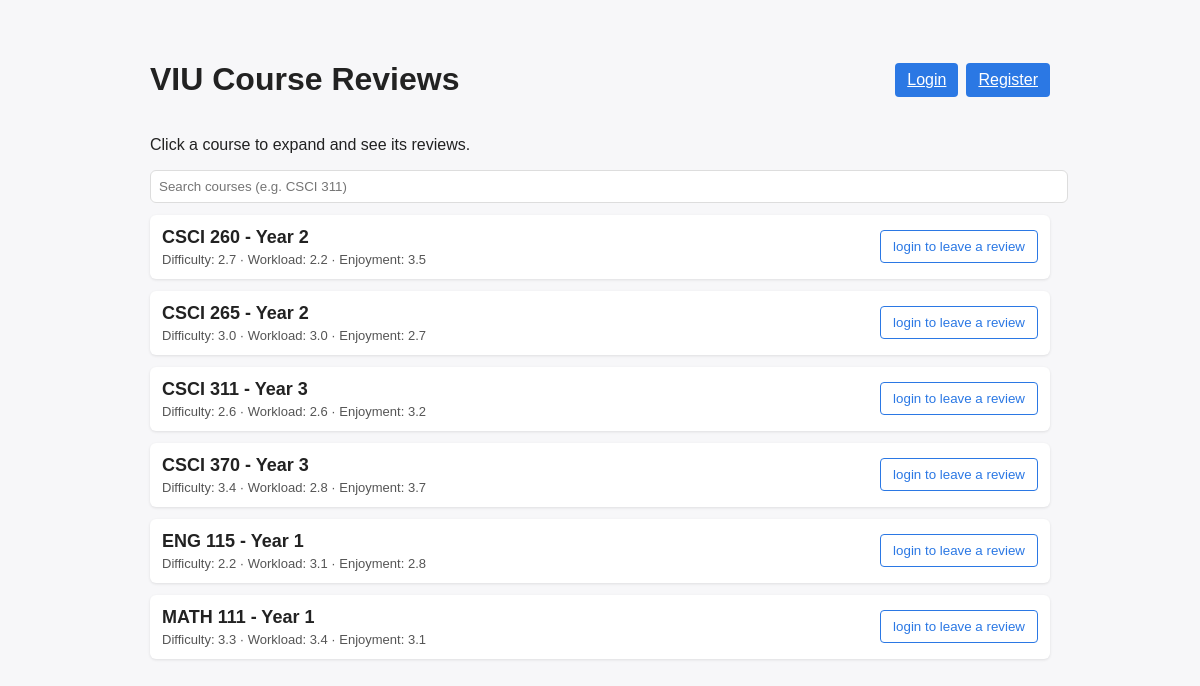
The page / on the database its author committed.
### app.py (models this page shows)
class CourseModel(db.Model):
    id = db.Column(db.Integer, primary_key=True)  # course number e.g. 311
    program = db.Column(db.String(32), nullable=False)  # e.g. CSCI
    courseYear = db.Column(db.Integer, nullable=False)
    reviews = db.relationship('ReviewModel', backref='course', cascade='all, delete-orphan', lazy=True)
    def average_ratings(self):
        if not self.reviews:
            return {'difficulty': None, 'workLoad': None, 'enjoyment': None}
        count = len(self.reviews)
        avg_d = sum(r.difficulty for r in self.reviews) / count
        avg_w = sum(r.workLoad for r in self.reviews) / count
        avg_e = sum(r.enjoyment for r in self.reviews) / count
        return {
            'difficulty': round(avg_d, 1),
            'workLoad': round(avg_w, 1),
            'enjoyment': round(avg_e, 1)
        }

### app.py (the view)
@app.route('/')
def home():
    courses = get_courses()
    return render_template('home.html', courses=courses)

### app.py (called while the page is built)
def get_courses():
    courses = {}
    for c in CourseModel.query.order_by(CourseModel.program, CourseModel.id).all():
        courses[c.id] = c
    return courses

### templates/home.html (shortened to what this page needs)
<!DOCTYPE html>
<html>
<head>
</head>
<body>
    <div class="container">
        <div class="header">
            <h1>VIU Course Reviews</h1>
            <div style="display: flex; gap: 8px; align-items: center;">
                {% if current_user.is_authenticated %}
                <form action="{{ url_for('genReviews') }}" method="POST">
                    <button class="btn" type="submit">Generate Reviews</button>
                </form>
                <form action="{{ url_for('delReviews') }}" method="POST">
                    <button class="btn" type="submit">Delete Reviews</button>
                </form>
                <span style="color: #666; font-size: 14px;">Logged in as: {{ current_user.username }}</span>
                <button class="btn" onclick="location.href='/createReview'">Leave a Review</button>
                <a class="btn" href="/logout">Logout</a>
                {% else %}
                <a class="btn" href="/login">Login</a>
                <a class="btn" href="/register">Register</a>
                {% endif %}
            </div>
        </div>
        <p>Click a course to expand and see its reviews.</p>
        <div style="margin: 12px 0;">
            <input id="course-search" placeholder="Search courses (e.g. CSCI 311)"
                   style="width: 100%; padding: 8px; border-radius: 6px; border: 1px solid #ddd;" />
        </div>
        {% for num, c in courses.items() %}
        <div class="card" data-search="{{ c.program }} {{ c.id }}">
            <details>
                <summary>
                    <div class="course-row">
                        <div>
                            <div class="course-title">{{ c.program }} {{ c.id }} - Year {{ c.courseYear }}</div>
                            <div style="font-size: 13px; color: #555; margin-top: 4px;">
                                {% set avg = c.average_ratings() %}
                                {% if avg.difficulty is not none %}
                                Difficulty: {{ avg.difficulty }} · Workload: {{ avg.workLoad }} · Enjoyment: {{ avg.enjoyment }}
                                {% else %}
                                No ratings yet
                                {% endif %}
                            </div>
                        </div>
                        {% if current_user.is_authenticated %}
                        <button class="btn outline" onclick="location.href='/createReview?course={{ c.id }}'; event.stopPropagation();">
                            Add Review
                        </button>
                        {% else %}
                        <button class="btn outline" onclick="location.href='/login'; event.stopPropagation();">
                            login to leave a review
                        </button>
                        {% endif %}
                    </div>
                </summary>
            </details>
        </div>
        {% endfor %}
    </div>
</body>
</html>

### templates/home.html (style rules this page uses)
body { font-family: Arial, sans-serif; background: #f7f7f9; color: #222; }
.container { max-width: 900px; margin: 24px auto; padding: 16px; }
.header { display: flex; justify-content: space-between; align-items: center; }
.card { background: white; border-radius: 6px; box-shadow: 0 1px 3px rgba(0,0,0,0.1); margin: 12px 0; padding: 12px; }
.course-row { display: flex; justify-content: space-between; align-items: center; }
.course-title { font-size: 18px; font-weight: 600; }
.btn { background: #2b78e4; color: white; border: none; padding: 8px 12px; border-radius: 4px; cursor: pointer; }
.btn.outline { background: white; color: #2b78e4; border: 1px solid #2b78e4; }
details summary { cursor: pointer; list-style: none; }

### rows shown on the page
CourseModel: program "CSCI", id "260", courseYear "2", difficulty "2.7", workLoad "2.2", enjoyment "3.5"
CourseModel: program "CSCI", id "265", courseYear "2", difficulty "3.0", workLoad "3.0", enjoyment "2.7"
CourseModel: program "CSCI", id "311", courseYear "3", difficulty "2.6", workLoad "2.6", enjoyment "3.2"
CourseModel: program "CSCI", id "370", courseYear "3", difficulty "3.4", workLoad "2.8", enjoyment "3.7"
CourseModel: program "ENG", id "115", courseYear "1", difficulty "2.2", workLoad "3.1", enjoyment "2.8"
CourseModel: program "MATH", id "111", courseYear "1", difficulty "3.3", workLoad "3.4", enjoyment "3.1"
